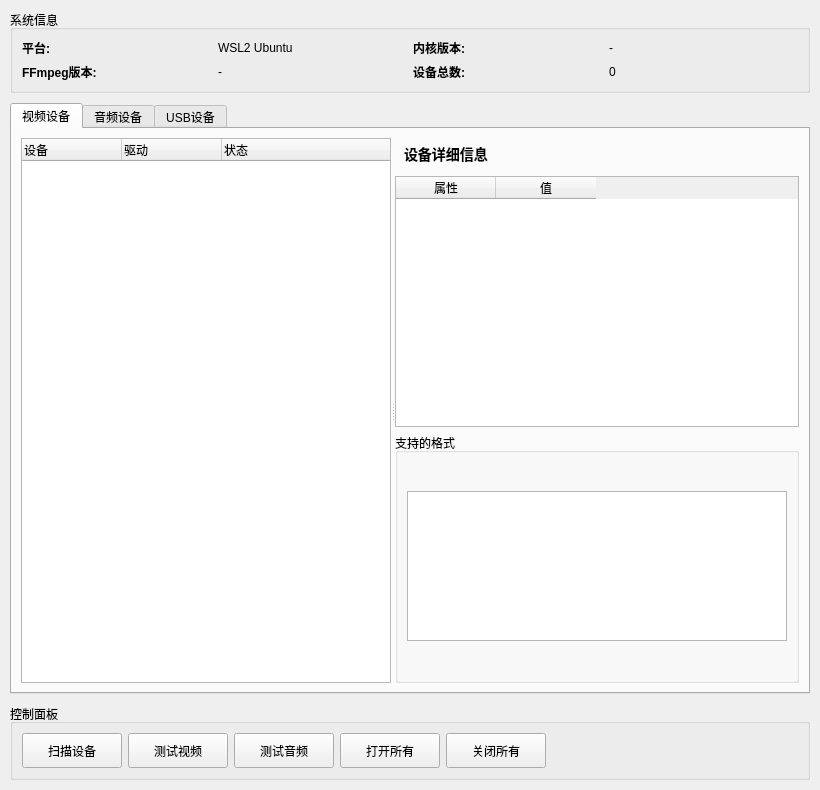
<?xml version="1.0" encoding="UTF-8"?>
<ui version="4.0">
 <class>DeviceManageWidget</class>
 <widget class="QWidget" name="DeviceManageWidget">
  <property name="geometry">
   <rect>
    <x>0</x>
    <y>0</y>
    <width>820</width>
    <height>790</height>
   </rect>
  </property>
  <property name="windowTitle">
   <string>设备管理</string>
  </property>
  <layout class="QVBoxLayout" name="verticalLayout">
   <property name="spacing">
    <number>10</number>
   </property>
   <property name="leftMargin">
    <number>10</number>
   </property>
   <property name="topMargin">
    <number>10</number>
   </property>
   <property name="rightMargin">
    <number>10</number>
   </property>
   <property name="bottomMargin">
    <number>10</number>
   </property>
   <item>
    <widget class="QGroupBox" name="systemInfoGroup">
     <property name="title">
      <string>系统信息</string>
     </property>
     <layout class="QGridLayout" name="gridLayout">
      <item row="1" column="3">
       <widget class="QLabel" name="deviceCountValue">
        <property name="text">
         <string>0</string>
        </property>
       </widget>
      </item>
      <item row="0" column="0">
       <widget class="QLabel" name="platformLabel">
        <property name="styleSheet">
         <string notr="true">font-weight: bold;</string>
        </property>
        <property name="text">
         <string>平台:</string>
        </property>
       </widget>
      </item>
      <item row="1" column="1">
       <widget class="QLabel" name="ffmpegValue">
        <property name="text">
         <string>-</string>
        </property>
       </widget>
      </item>
      <item row="0" column="2">
       <widget class="QLabel" name="kernelLabel">
        <property name="styleSheet">
         <string notr="true">font-weight: bold;</string>
        </property>
        <property name="text">
         <string>内核版本:</string>
        </property>
       </widget>
      </item>
      <item row="1" column="2">
       <widget class="QLabel" name="deviceCountLabel">
        <property name="styleSheet">
         <string notr="true">font-weight: bold;</string>
        </property>
        <property name="text">
         <string>设备总数:</string>
        </property>
       </widget>
      </item>
      <item row="0" column="3">
       <widget class="QLabel" name="kernelValue">
        <property name="text">
         <string>-</string>
        </property>
       </widget>
      </item>
      <item row="0" column="1">
       <widget class="QLabel" name="platformValue">
        <property name="text">
         <string>WSL2 Ubuntu</string>
        </property>
       </widget>
      </item>
      <item row="1" column="0">
       <widget class="QLabel" name="ffmpegLabel">
        <property name="styleSheet">
         <string notr="true">font-weight: bold;</string>
        </property>
        <property name="text">
         <string>FFmpeg版本:</string>
        </property>
       </widget>
      </item>
     </layout>
    </widget>
   </item>
   <item>
    <widget class="QTabWidget" name="deviceTabWidget">
     <property name="sizePolicy">
      <sizepolicy hsizetype="Expanding" vsizetype="Expanding">
       <horstretch>0</horstretch>
       <verstretch>0</verstretch>
      </sizepolicy>
     </property>
     <property name="currentIndex">
      <number>0</number>
     </property>
     <widget class="QWidget" name="videoDeviceTab">
      <attribute name="title">
       <string>视频设备</string>
      </attribute>
      <layout class="QVBoxLayout" name="verticalLayout_2">
       <item>
        <widget class="QSplitter" name="videoSplitter">
         <property name="orientation">
          <enum>Qt::Horizontal</enum>
         </property>
         <widget class="QTreeWidget" name="videoDeviceTree">
          <property name="minimumSize">
           <size>
            <width>300</width>
            <height>0</height>
           </size>
          </property>
          <property name="alternatingRowColors">
           <bool>true</bool>
          </property>
          <column>
           <property name="text">
            <string>设备</string>
           </property>
          </column>
          <column>
           <property name="text">
            <string>驱动</string>
           </property>
          </column>
          <column>
           <property name="text">
            <string>状态</string>
           </property>
          </column>
         </widget>
         <widget class="QWidget" name="videoDetailWidget" native="true">
          <layout class="QVBoxLayout" name="verticalLayout_3">
           <item>
            <widget class="QLabel" name="videoDetailTitle">
             <property name="styleSheet">
              <string notr="true">font-size: 14px; font-weight: bold; padding: 5px;</string>
             </property>
             <property name="text">
              <string>设备详细信息</string>
             </property>
            </widget>
           </item>
           <item>
            <widget class="QTableWidget" name="videoDetailTable">
             <property name="editTriggers">
              <set>QAbstractItemView::NoEditTriggers</set>
             </property>
             <property name="alternatingRowColors">
              <bool>true</bool>
             </property>
             <property name="selectionMode">
              <enum>QAbstractItemView::SingleSelection</enum>
             </property>
             <property name="selectionBehavior">
              <enum>QAbstractItemView::SelectRows</enum>
             </property>
             <column>
              <property name="text">
               <string>属性</string>
              </property>
             </column>
             <column>
              <property name="text">
               <string>值</string>
              </property>
             </column>
            </widget>
           </item>
           <item>
            <widget class="QGroupBox" name="videoFormatsGroup">
             <property name="title">
              <string>支持的格式</string>
             </property>
             <layout class="QVBoxLayout" name="verticalLayout_4">
              <item>
               <widget class="QListWidget" name="videoFormatsList">
                <property name="maximumSize">
                 <size>
                  <width>16777215</width>
                  <height>150</height>
                 </size>
                </property>
               </widget>
              </item>
             </layout>
            </widget>
           </item>
          </layout>
         </widget>
        </widget>
       </item>
      </layout>
     </widget>
     <widget class="QWidget" name="audioDeviceTab">
      <attribute name="title">
       <string>音频设备</string>
      </attribute>
      <layout class="QVBoxLayout" name="verticalLayout_5">
       <item>
        <widget class="QSplitter" name="audioSplitter">
         <property name="orientation">
          <enum>Qt::Horizontal</enum>
         </property>
         <widget class="QTreeWidget" name="audioDeviceTree">
          <property name="minimumSize">
           <size>
            <width>300</width>
            <height>0</height>
           </size>
          </property>
          <property name="alternatingRowColors">
           <bool>true</bool>
          </property>
          <column>
           <property name="text">
            <string>设备</string>
           </property>
          </column>
          <column>
           <property name="text">
            <string>类型</string>
           </property>
          </column>
          <column>
           <property name="text">
            <string>状态</string>
           </property>
          </column>
         </widget>
         <widget class="QWidget" name="audioDetailWidget" native="true">
          <layout class="QVBoxLayout" name="verticalLayout_6">
           <item>
            <widget class="QLabel" name="audioDetailTitle">
             <property name="styleSheet">
              <string notr="true">font-size: 14px; font-weight: bold; padding: 5px;</string>
             </property>
             <property name="text">
              <string>设备详细信息</string>
             </property>
            </widget>
           </item>
           <item>
            <widget class="QTableWidget" name="audioDetailTable">
             <property name="editTriggers">
              <set>QAbstractItemView::NoEditTriggers</set>
             </property>
             <property name="alternatingRowColors">
              <bool>true</bool>
             </property>
             <property name="selectionMode">
              <enum>QAbstractItemView::SingleSelection</enum>
             </property>
             <property name="selectionBehavior">
              <enum>QAbstractItemView::SelectRows</enum>
             </property>
             <column>
              <property name="text">
               <string>属性</string>
              </property>
             </column>
             <column>
              <property name="text">
               <string>值</string>
              </property>
             </column>
            </widget>
           </item>
           <item>
            <widget class="QGroupBox" name="audioCapabilitiesGroup">
             <property name="title">
              <string>支持的能力</string>
             </property>
             <layout class="QVBoxLayout" name="verticalLayout_7">
              <item>
               <widget class="QListWidget" name="audioCapabilitiesList">
                <property name="maximumSize">
                 <size>
                  <width>16777215</width>
                  <height>150</height>
                 </size>
                </property>
               </widget>
              </item>
             </layout>
            </widget>
           </item>
          </layout>
         </widget>
        </widget>
       </item>
      </layout>
     </widget>
     <widget class="QWidget" name="usbDeviceTab">
      <attribute name="title">
       <string>USB设备</string>
      </attribute>
      <layout class="QVBoxLayout" name="verticalLayout_8">
       <item>
        <widget class="QTreeWidget" name="usbDeviceTree">
         <property name="alternatingRowColors">
          <bool>true</bool>
         </property>
         <column>
          <property name="text">
           <string>设备名称</string>
          </property>
         </column>
         <column>
          <property name="text">
           <string>VID:PID</string>
          </property>
         </column>
         <column>
          <property name="text">
           <string>总线</string>
          </property>
         </column>
         <column>
          <property name="text">
           <string>状态</string>
          </property>
         </column>
        </widget>
       </item>
      </layout>
     </widget>
    </widget>
   </item>
   <item>
    <widget class="QGroupBox" name="controlGroup">
     <property name="maximumSize">
      <size>
       <width>16777215</width>
       <height>100</height>
      </size>
     </property>
     <property name="title">
      <string>控制面板</string>
     </property>
     <layout class="QHBoxLayout" name="horizontalLayout">
      <item>
       <widget class="QPushButton" name="scanButton">
        <property name="minimumSize">
         <size>
          <width>100</width>
          <height>35</height>
         </size>
        </property>
        <property name="text">
         <string>扫描设备</string>
        </property>
        <property name="icon">
         <iconset theme="view-refresh">
          <normaloff>.</normaloff>.</iconset>
        </property>
       </widget>
      </item>
      <item>
       <widget class="QPushButton" name="testVideoButton">
        <property name="minimumSize">
         <size>
          <width>100</width>
          <height>35</height>
         </size>
        </property>
        <property name="text">
         <string>测试视频</string>
        </property>
        <property name="icon">
         <iconset theme="camera-video">
          <normaloff>.</normaloff>.</iconset>
        </property>
       </widget>
      </item>
      <item>
       <widget class="QPushButton" name="testAudioButton">
        <property name="minimumSize">
         <size>
          <width>100</width>
          <height>35</height>
         </size>
        </property>
        <property name="text">
         <string>测试音频</string>
        </property>
        <property name="icon">
         <iconset theme="audio-input-microphone">
          <normaloff>.</normaloff>.</iconset>
        </property>
       </widget>
      </item>
      <item>
       <widget class="QPushButton" name="openAllButton">
        <property name="minimumSize">
         <size>
          <width>100</width>
          <height>35</height>
         </size>
        </property>
        <property name="text">
         <string>打开所有</string>
        </property>
        <property name="icon">
         <iconset theme="media-playback-start">
          <normaloff>.</normaloff>.</iconset>
        </property>
       </widget>
      </item>
      <item>
       <widget class="QPushButton" name="closeAllButton">
        <property name="minimumSize">
         <size>
          <width>100</width>
          <height>35</height>
         </size>
        </property>
        <property name="text">
         <string>关闭所有</string>
        </property>
        <property name="icon">
         <iconset theme="media-playback-stop">
          <normaloff>.</normaloff>.</iconset>
        </property>
       </widget>
      </item>
      <item>
       <spacer name="horizontalSpacer">
        <property name="orientation">
         <enum>Qt::Horizontal</enum>
        </property>
        <property name="sizeHint" stdset="0">
         <size>
          <width>40</width>
          <height>20</height>
         </size>
        </property>
       </spacer>
      </item>
     </layout>
    </widget>
   </item>
  </layout>
 </widget>
 <resources/>
 <connections/>
</ui>
